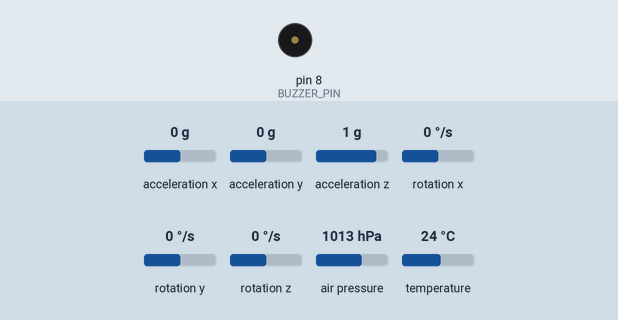
Recording of a sketch running on a simulated Arduino Uno, built with avr-gcc and run on an emulated ATmega328P. Parts: buzzer (waves = sounding, pin HIGH). The inputs (shaded band) are chosen by the test bench; at power-on: acceleration x 0 g, acceleration y 0 g, acceleration z 1 g, rotation x 0 °/s, rotation y 0 °/s, rotation z 0 °/s, air pressure 1013 hPa, temperature 24 °C. No radio packets arrive unless stated; what the sketch prints to the serial monitor is not drawn.

Above: at 10.6 s.
At 21.23 s:
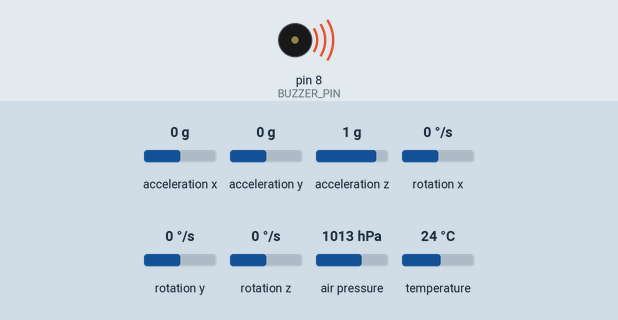
Timing chart, 0 to 27.5 s (numbered marks = the images above):
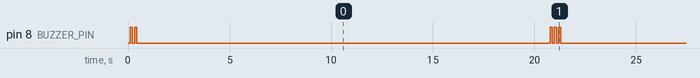

Measured:
- by itself, pin 8 (BUZZER_PIN): repeats every 20.9 s: HIGH 0.10 s, LOW 20.4 s, 2 × (HIGH 0.10 s, LOW 0.10 s)
- by itself, everything shown: repeats every 20.8 s, in 6 steps

The sketch:

LoRaSender.ino
```cpp
#include <SPI.h>
#include <LoRa.h>
#include <Adafruit_MPU6050.h>
#include <Adafruit_Sensor.h>
#include <Adafruit_BMP280.h>
#include <Wire.h>
#define BUZZER_PIN 8

#define BEEP_DURATION 100
#define BEEP_INTERVAL 100
unsigned long lastBeepTime = 0;
int beepCount = 0;

Adafruit_MPU6050 mpu;
Adafruit_BMP280 bmp;
int counter = 0;
float alpha = 0.05;
#define SEALEVELPRESSURE_HPA 1013.25

void setup() {
  beep(1);
  Serial.begin(115200);
  LoRa.begin(433E6);
  mpu.begin();
  bmp.begin(0X76);
  pinMode(BUZZER_PIN, OUTPUT);
  beep(2);

  lastBeepTime = millis();
}

void loop() {
  sensors_event_t a, g, temp_mpu;
  mpu.getEvent(&a, &g, &temp_mpu);
  float hum=0;
  float btem=bmp.readTemperature();
  float pres=bmp.readPressure();
  float alt=bmp.readAltitude(SEALEVELPRESSURE_HPA);
  float tem=temp_mpu.temperature;
  float ax= a.acceleration.x;
  float ay=a.acceleration.y;
  float az = a.acceleration.z;
  float gx = g.gyro.x;
  float gy = g.gyro.y;
  float gz = g.gyro.z;
  float gx_filtered = alpha * gx + (1 - alpha) * gx_filtered;
  float gy_filtered = alpha * gy + (1 - alpha) * gy_filtered;
  float gz_filtered = alpha * gz + (1 - alpha) * gz_filtered;
  String word = String(gx_filtered)+","+String(gy_filtered)+","+String(gz_filtered)+","+String(ax)+","+String(ay)+","+String(az)+","+String(tem)+","+String(btem)+","+String(alt)+","+String(pres)+","+String(hum);
  // send packet
  Serial.println(word);
  LoRa.beginPacket();
  LoRa.print(word);
  LoRa.endPacket();
  if (millis() - lastBeepTime >= 20000) {
    beep(3);
    lastBeepTime = millis();
  }

  counter++;

  delay(1000);
}
void beep(int times) {
  for (int i = 0; i < times; i++) {
    digitalWrite(BUZZER_PIN, HIGH);
    delay(BEEP_DURATION);
    digitalWrite(BUZZER_PIN, LOW);
    if (i < times - 1) {
      delay(BEEP_INTERVAL);
    }
  }
}
```
